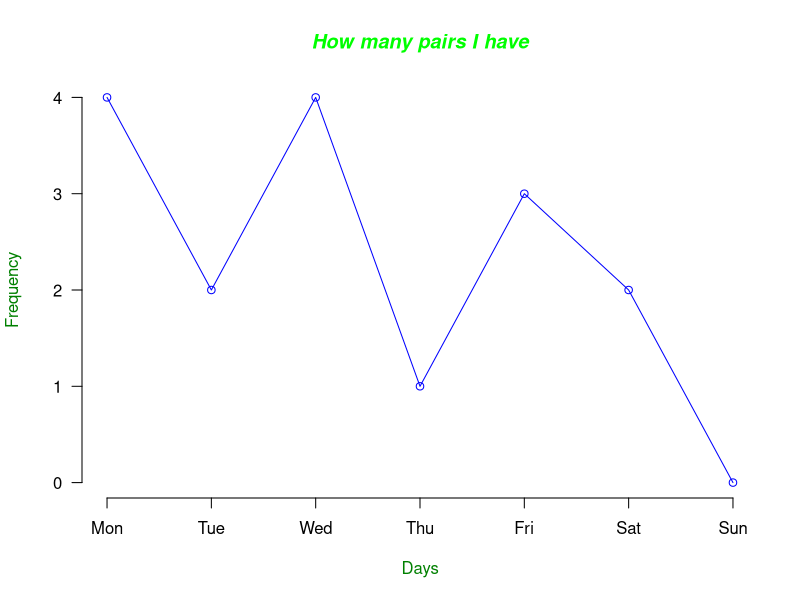

The R source for this figure:
## ---- chunk 1
Frequency <- c(4,2,4,1,3,2,0)
plot(Frequency, type="o", col="blue",axes=FALSE, ann=FALSE)
axis(1, at=1:7, lab=c("Mon","Tue","Wed","Thu","Fri","Sat","Sun"))
axis(2, las=1, at=0:4)
title(main="How many pairs I have", col.main="green", font.main=4)
title(xlab="Days", col.lab=rgb(0,0.5,0))
title(ylab="Frequency", col.lab=rgb(0,0.5,0))
